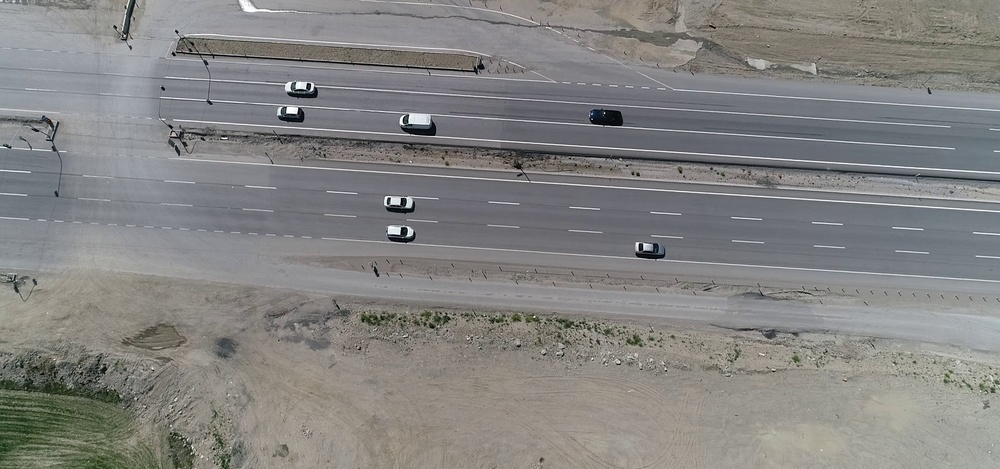
#> input picture 2_opencv-ile-goruntu-isleme/12_gradyanlar/61.jpg, 1000 x 469 px, shrunk from 1920 x 900 before the run
$ python 12_gradyanlar.py   (older library calls are emulated)
#> lines starting #> are read from the running program, lines starting #| are printed output that depends on the picture
# -*- coding: utf-8 -*-
"""
Created on Sun May 16 18:22:07 2021

@author: efeet
"""

import cv2
import matplotlib.pyplot as plt

# resmi içe aktar
img = cv2.imread("61.jpg", 0 )
#> img: shape (469, 1000); min 0, max 255, mean 131.4
plt.figure(), plt.imshow(img, cmap = "gray"), plt.axis("off"), plt.title("orijinal Img")

# x gradyan
sobelx = cv2.Sobel(img, ddepth = cv2.CV_16S, dx = 1, dy = 0, ksize =5)
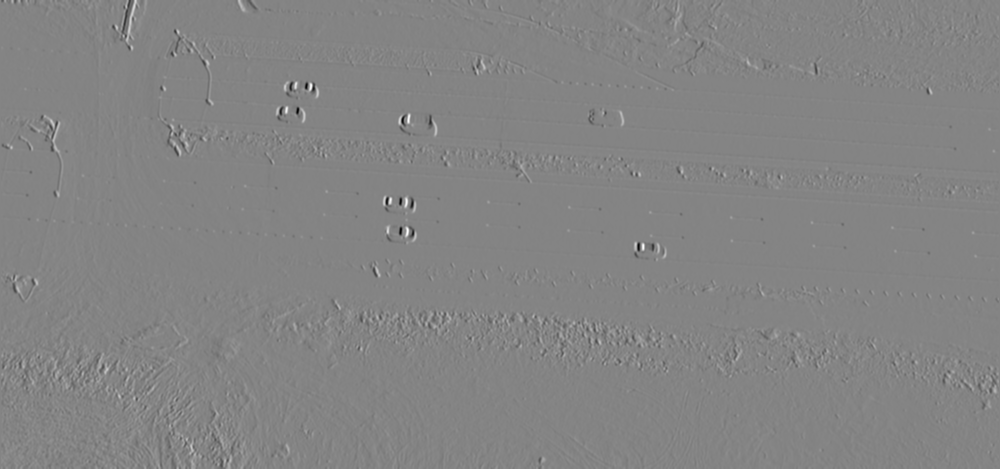
#> sobelx: shape (469, 1000) int16; min -10951, max 10185, mean 1.9; drawn with min black and max white
plt.figure(), plt.imshow(sobelx, cmap = "gray"), plt.axis("off"), plt.title("sobelx Img")


# y gradyan
sobely = cv2.Sobel(img, ddepth = cv2.CV_16S, dx = 0, dy = 1, ksize =5)
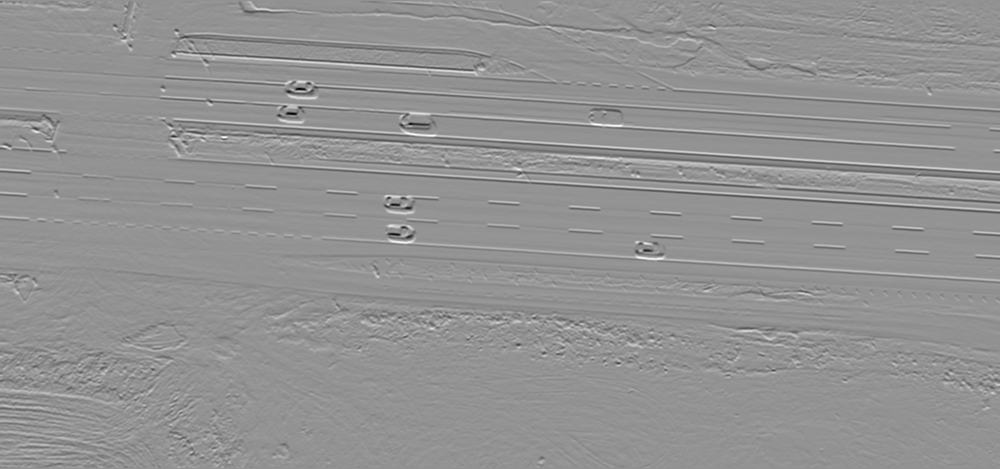
#> sobely: shape (469, 1000) int16; min -11175, max 8216, mean -0.1; drawn with min black and max white
plt.figure(), plt.imshow(sobely, cmap = "gray"), plt.axis("off"), plt.title("sobely Img")

# laplacian gradyan
laplacian = cv2.Laplacian(img, ddepth = cv2.CV_16S)
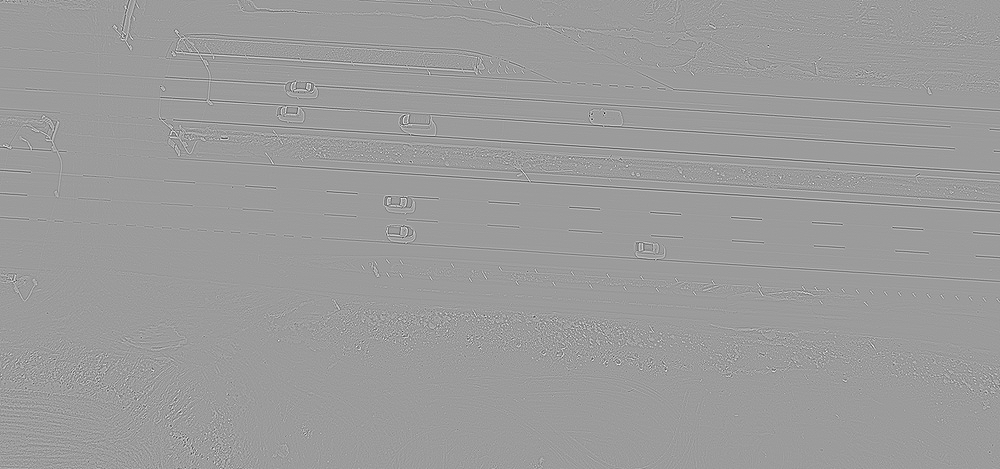
#> laplacian: shape (469, 1000) int16; min -593, max 378, mean 0; drawn with min black and max white
plt.figure(), plt.imshow(laplacian, cmap = "gray"), plt.axis("off"), plt.title("laplacian Img")
